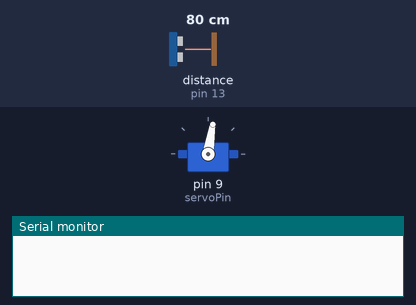
The program below on a simulated Arduino Uno, built with avr-gcc and run on an emulated ATmega328P. On the bench: servo, the last lines printed to the serial monitor. Inputs (shaded band) come from the test bench; at power-on: distance to the obstacle (sensor on pin 13) 80 cm. The echo pulse lasts 58.3 µs per cm.

Above: at 0.1 s.
At 2.1 s:
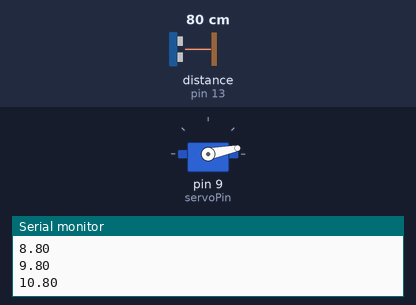
2.2 s: distance to the obstacle (sensor on pin 13) set to 2 cm
At 3.33 s:
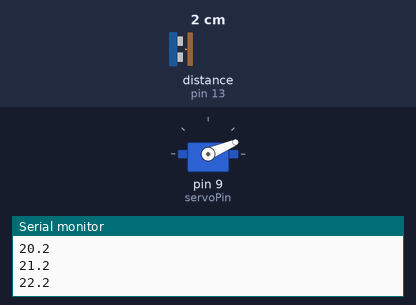
Timing chart, 0 to 14.6 s (numbered marks = the images above; inputs shaded):
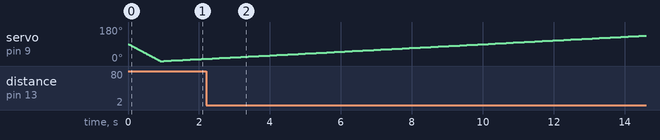

The program:

main.cpp
```cpp
#include <Arduino.h>
#include <Ultrasonic.h>
#include <Servo.h>

int servoPin = 9;
int trigPin = 12;
int echoPin = 13;

Servo servo;
Ultrasonic sensor(trigPin, echoPin);

bool forward = true;

void getSensorData(int pos);

void setup()
{
    Serial.begin(9600);
    pinMode(servoPin, OUTPUT);
    servo.attach(servoPin);

    int currentPos = servo.read();
    for (; currentPos != 0; currentPos--)
    {
        servo.write(currentPos);
        delay(10);
    }
}

void loop()
{
    if (forward)
    {
        for (int pos = 0; pos <= 180; pos++)
        {
            getSensorData(pos);
        }
        forward = false;
        Serial.println("500.500");
    }
    else
    {
        for (int pos = 180; pos >= 0; pos--)
        {
            getSensorData(pos);
        }
        forward = true;
        Serial.println("500.500");
    }
}

void getSensorData(int pos)
{
    servo.write(pos);
    delay(100);
    int distance = sensor.read();

    // 357 is the invalid distance which indicates timeout or out of range.
    while (distance >= 357)
    {
        delay(5);
        distance = sensor.read();
    }
    Serial.print(pos);
    Serial.print(".");
    Serial.println(distance);
}
```
